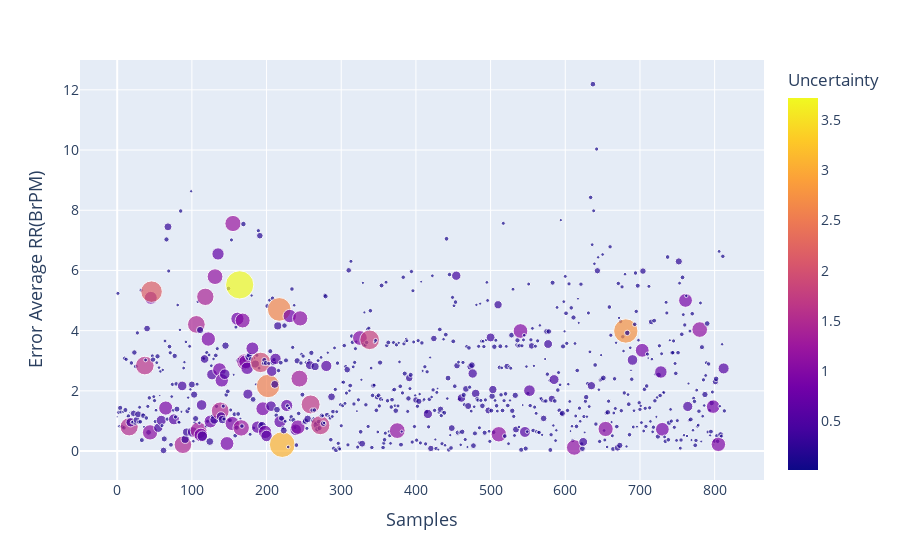
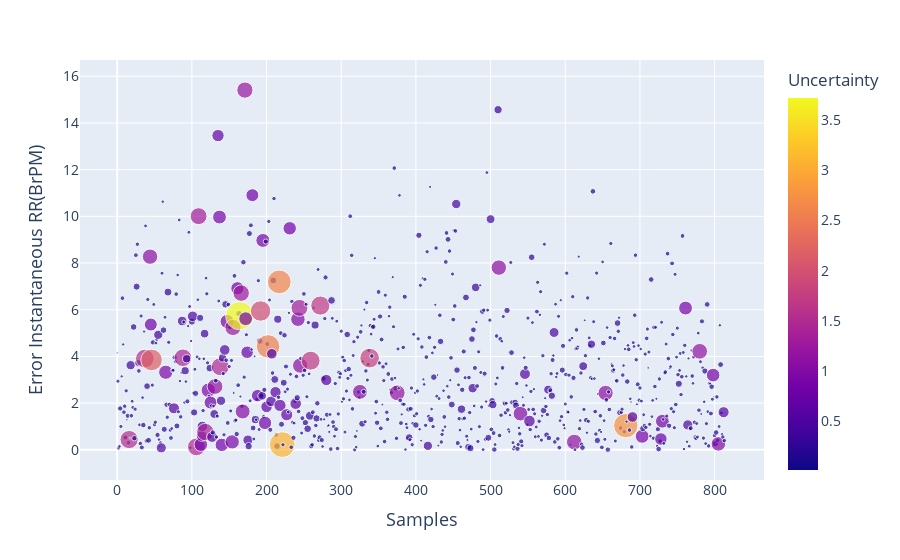

These figures' notebook cell, in order:
### Code cell
if input_conf == 'confd':
    fig1 = px.scatter(data_confd,x = 'Samples', y="Error Average RR(BrPM)",
                     color="Uncertainty", color_continuous_scale=px.colors.sequential.Plasma,size='Uncertainty')
  
    fig1.update_yaxes(title_font=dict(size=18),tickfont = dict(size=14))
    fig1.update_xaxes(title_font=dict(size=18),tickfont = dict(size=14))  
    fig1.update_coloraxes(colorbar_tickfont=dict(size = 14))
    fig2 = px.scatter(data_confd,x = 'Samples', y="Error Instantaneous RR(BrPM)",
                     color="Uncertainty", color_continuous_scale=px.colors.sequential.Plasma,size='Uncertainty')
    
    fig2.update_yaxes(title_font=dict(size=18),tickfont = dict(size=14))
    fig2.update_xaxes(title_font=dict(size=18),tickfont = dict(size=14))
    fig2.update_coloraxes(colorbar_tickfont=dict(size = 14))
    fig1.show()
    fig2.show()

### Figure 1 — Plotly figure (JSON) as saved in the notebook; plotly's stock layout.template omitted (floating-point values rounded to 4 significant figures; data arrays with more than 128 entries replaced by an {"elided": "..."} marker saying what was removed)
{"data": [{"hovertemplate": "Samples=%{x}<br>Error Average RR(BrPM)=%{y}<br>Uncertainty=%{marker.color}<extra></extra>", "legendgroup": "", "marker": {"color": {"elided": "814 float values"}, "coloraxis": "coloraxis", "size": {"elided": "814 float values"}, "sizemode": "area", "sizeref": 0.009289, "symbol": "circle"}, "mode": "markers", "name": "", "orientation": "v", "showlegend": false, "type": "scatter", "x": {"elided": "814 int values"}, "xaxis": "x", "y": {"elided": "814 float values"}, "yaxis": "y"}], "layout": {"coloraxis": {"colorbar": {"tickfont": {"size": 14}, "title": {"text": "Uncertainty"}}, "colorscale": [[0, "#0d0887"], [0.1111, "#46039f"], [0.2222, "#7201a8"], [0.3333, "#9c179e"], [0.4444, "#bd3786"], [0.5556, "#d8576b"], [0.6667, "#ed7953"], [0.7778, "#fb9f3a"], [0.8889, "#fdca26"], [1, "#f0f921"]]}, "legend": {"itemsizing": "constant", "tracegroupgap": 0}, "margin": {"t": 60}, "xaxis": {"anchor": "y", "domain": [0, 1], "tickfont": {"size": 14}, "title": {"font": {"size": 18}, "text": "Samples"}}, "yaxis": {"anchor": "x", "domain": [0, 1], "tickfont": {"size": 14}, "title": {"font": {"size": 18}, "text": "Error Average RR(BrPM)"}}}}

### Figure 2 — Plotly figure (JSON) as saved in the notebook; plotly's stock layout.template omitted (floating-point values rounded to 4 significant figures; data arrays with more than 128 entries replaced by an {"elided": "..."} marker saying what was removed)
{"data": [{"hovertemplate": "Samples=%{x}<br>Error Instantaneous RR(BrPM)=%{y}<br>Uncertainty=%{marker.color}<extra></extra>", "legendgroup": "", "marker": {"color": {"elided": "814 float values"}, "coloraxis": "coloraxis", "size": {"elided": "814 float values"}, "sizemode": "area", "sizeref": 0.009289, "symbol": "circle"}, "mode": "markers", "name": "", "orientation": "v", "showlegend": false, "type": "scatter", "x": {"elided": "814 int values"}, "xaxis": "x", "y": {"elided": "814 float values"}, "yaxis": "y"}], "layout": {"coloraxis": {"colorbar": {"tickfont": {"size": 14}, "title": {"text": "Uncertainty"}}, "colorscale": [[0, "#0d0887"], [0.1111, "#46039f"], [0.2222, "#7201a8"], [0.3333, "#9c179e"], [0.4444, "#bd3786"], [0.5556, "#d8576b"], [0.6667, "#ed7953"], [0.7778, "#fb9f3a"], [0.8889, "#fdca26"], [1, "#f0f921"]]}, "legend": {"itemsizing": "constant", "tracegroupgap": 0}, "margin": {"t": 60}, "xaxis": {"anchor": "y", "domain": [0, 1], "tickfont": {"size": 14}, "title": {"font": {"size": 18}, "text": "Samples"}}, "yaxis": {"anchor": "x", "domain": [0, 1], "tickfont": {"size": 14}, "title": {"font": {"size": 18}, "text": "Error Instantaneous RR(BrPM)"}}}}
